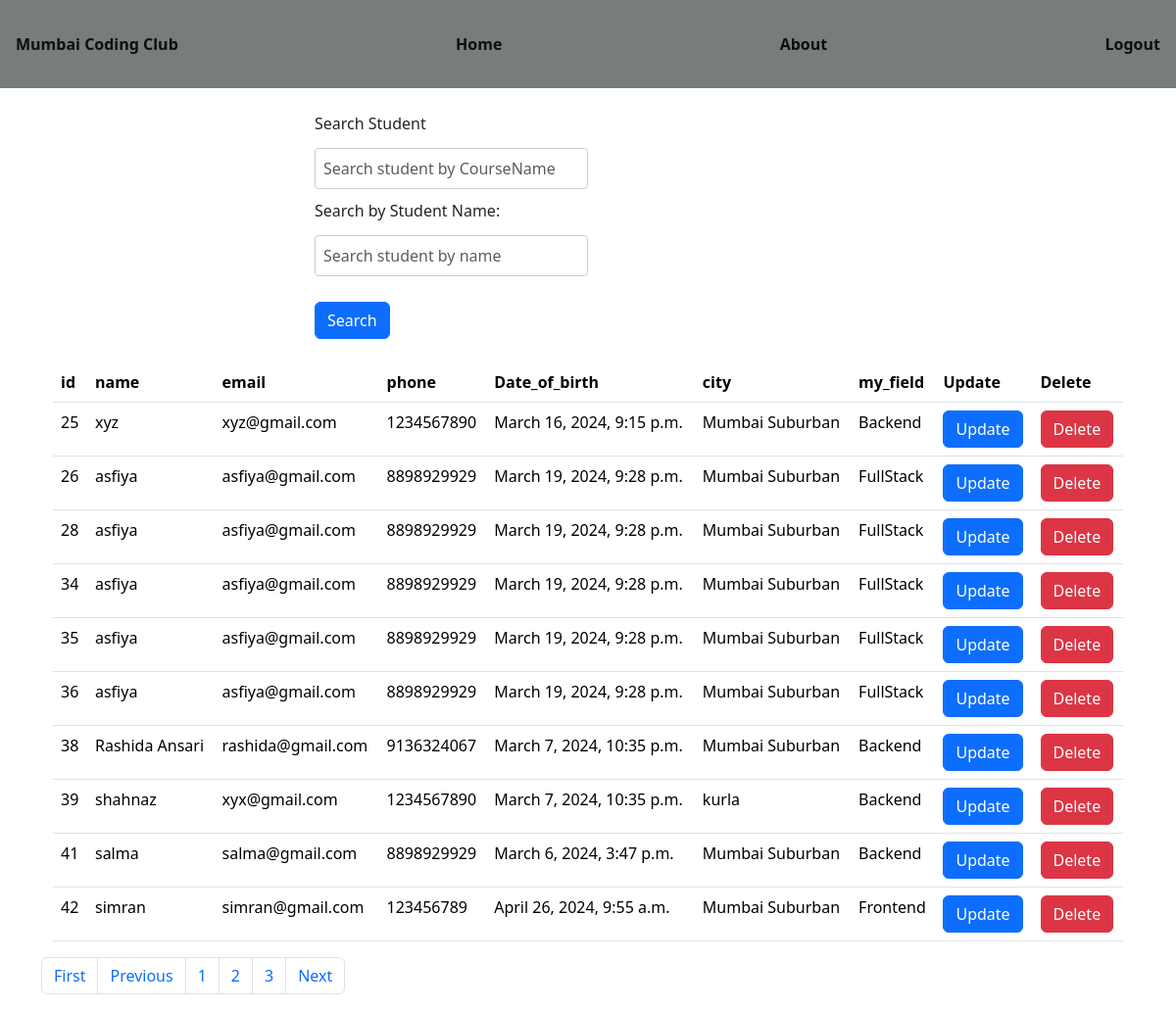
/dashboard/?page=2, run on the app's committed database.
### course/models.py (models this page shows, shortened)
class USerMaster(models.Model):
     CHOICES = (
        ('Frontend', 'Frontend'),
        ('Backend', 'Backend'),
        ('FullStack', 'FullStack'),
    )
     name=models.CharField(max_length=200)
     email=models.EmailField()
     phone=models.CharField(max_length=10)
     date_of_birth=models.DateTimeField()
     city=models.CharField(max_length=100)
     my_field = models.CharField(max_length=50, choices=CHOICES)
     created_at=models.DateTimeField(auto_now_add=True)
     updated_at=models.DateTimeField(auto_now_add=True)
     is_active=models.BooleanField(default=True)
     objects = CustomBaseUserManager()
     USERNAME_FIELD='name'
     REQUIRED_FIELDS=[]

### course/views.py (the view)
# urls.py: path('dashboard/', views.search, name='dashboard'),
def search(request):
    choices = USerMaster.CHOICES
    if request.method == "POST":
        data=request.POST.get('my_field','')
        data1= request.POST.get('name', '') #rashida
        courses=USerMaster.objects.filter(my_field__icontains=data)
        courses=USerMaster.objects.filter(name__icontains=data1)
        return render(request,'dashboard.html',{'courses':courses})
    courses=USerMaster.objects.all()
    contact_list = USerMaster.objects.all()
    paginator = Paginator(contact_list, 10)  # Show 10 contacts per page.
    page_number = request.GET.get("page")
    courses = paginator.get_page(page_number)
    return render(request,'dashboard.html',{'courses':courses,'choices':choices})

### course/templatetags/tags.py (called while the page is built)
@register.filter(name='has_group')
def has_group(user, group_name):
    return user.groups.filter(name=group_name).exists()

### course/templates/dashboard.html (shortened to what this page needs)
{% extends "sidebar.html"%}
{% block body %}
<link href="https://cdn.jsdelivr.net/npm/bootstrap@5.3.3/dist/css/bootstrap.min.css" rel="stylesheet"
>
<div class="container">
    <div class="col my-4">
        <form method="post" action="" id="dashboard">{% csrf_token %}
            <div class="form-row">
                <div class="form-group col-md-6">
                    <label for="inputname">Search Student</label>
                    <input type="text" class="form-control mt-2" id="orderId" name="my_field"
                        placeholder="Search student by CourseName">
                </div>
                <div class="form-group col-md-6">
                    <label for="inputname">Search by Student Name:</label>
                    <input type="text" class="form-control mt-2" id="studentName" name="name"
                        placeholder="Search student by name">
                </div>
                <button type="submit" class="btn btn-primary mt-3">Search</button>
            </div>
    </div>
    <div class="container">
        <table class="table">
            <thead>
                <tr>
                    <th>id</th>
                    <th>name</th>
                    <th>email</th>
                    <th>phone</th>
                    <th>Date_of_birth</th>
                    <th>city</th>
                    <th>my_field</th>
                    <th>Update</th>
                    <th>Delete</th>
                </tr>
            </thead>
            <tbody>
                {% for my_field in courses %}
                <tr>
                    <td>{{my_field.id}}</td>
                    <td>{{my_field.name}}</td>
                    <td>{{my_field.email}}</td>
                    <td>{{my_field.phone}}</td>
                    <td>{{my_field.date_of_birth}}</td>
                    <td>{{my_field.city}}</td>
                    <td>{{my_field.my_field}}</td>
                    <td><a href="{% url 'update1' %}" class="btn btn-primary">Update</a></td>
                    <form action="{% url 'delete_user' my_field.id %}" method="post">
                        <td><button type="submit" class="btn btn-danger">Delete</button></td>
                    </form>
                </tr>
                {% endfor %}
            </tbody>
        </table>
    </div>
    <nav aria-label=".....">
        <ul class="pagination">
            {% if courses.has_previous %}
            <li class="page-item">
                <a class="page-link" href="?page=1">First</a>
            </li>
            <li class="page-item">
                <a class="page-link" href="?page={{courses.previous_page_number}}">Previous</a>
            </li>
            {% endif %}
            <li class="page-item"><a class="page-link" href="#">1</a></li>
            <li class="page-item"><a class="page-link" href="#">2</a></li>
            <li class="page-item"><a class="page-link" href="#">3</a></li>
            {% if courses.has_next %}
            <li class="page-item"><a class="page-link" href="?page={{courses.next_page_number}}">Next</a>
            </li>
            {% endif %}
        </ul>
    </nav>
    {% endblock %}

### course/templates/sidebar.html (style rules this page uses)
body { font-family: Arial, sans-serif; margin: 0; padding: 0; }
form { width: 50%; margin: 0 auto; }
label { display: block; margin-bottom: 5px; }
input[type="text"], input[type="email"], input[type="datetime-local"], select { width: 100%; padding: 8px; margin-bottom: 10px; border: 1px solid #ccc; border-radius: 4px; box-sizing: border-box; }

### data on the page
USerMaster: id "25", name "xyz", email "xyz@gmail.com", phone "1234567890", date_of_birth "March 16, 2024, 9:15 p.m.", city "Mumbai Suburban", my_field "Backend"
USerMaster: id "26", name "asfiya", email "asfiya@gmail.com", phone "8898929929", date_of_birth "March 19, 2024, 9:28 p.m.", city "Mumbai Suburban", my_field "FullStack"
USerMaster: id "28", name "asfiya", email "asfiya@gmail.com", phone "8898929929", date_of_birth "March 19, 2024, 9:28 p.m.", city "Mumbai Suburban", my_field "FullStack"
USerMaster: id "34", name "asfiya", email "asfiya@gmail.com", phone "8898929929", date_of_birth "March 19, 2024, 9:28 p.m.", city "Mumbai Suburban", my_field "FullStack"
USerMaster: id "35", name "asfiya", email "asfiya@gmail.com", phone "8898929929", date_of_birth "March 19, 2024, 9:28 p.m.", city "Mumbai Suburban", my_field "FullStack"
USerMaster: id "36", name "asfiya", email "asfiya@gmail.com", phone "8898929929", date_of_birth "March 19, 2024, 9:28 p.m.", city "Mumbai Suburban", my_field "FullStack"
USerMaster: id "38", name "Rashida Ansari", email "rashida@gmail.com", phone "9136324067", date_of_birth "March 7, 2024, 10:35 p.m.", city "Mumbai Suburban", my_field "Backend"
USerMaster: id "39", name "shahnaz", email "xyx@gmail.com", phone "1234567890", date_of_birth "March 7, 2024, 10:35 p.m.", city "kurla", my_field "Backend"
USerMaster: id "41", name "salma", email "salma@gmail.com", phone "8898929929", date_of_birth "March 6, 2024, 3:47 p.m.", city "Mumbai Suburban", my_field "Backend"
USerMaster: id "42", name "simran", email "simran@gmail.com", phone "123456789", date_of_birth "April 26, 2024, 9:55 a.m.", city "Mumbai Suburban", my_field "Frontend"
